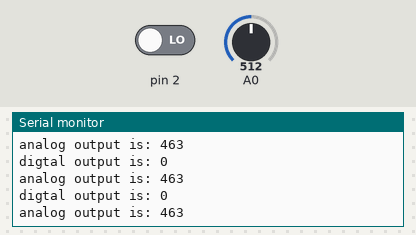
Bench run of a sketch on a simulated Arduino Uno, built with avr-gcc and run on an emulated ATmega328P. Shown: the last lines printed to the serial monitor. Inputs (shaded band) come from the test bench; at power-on: A0 = 512, pin 2 LOW.

Above: at 1.2 s.
1.3 s: A0 set to 716
At 1.87 s:
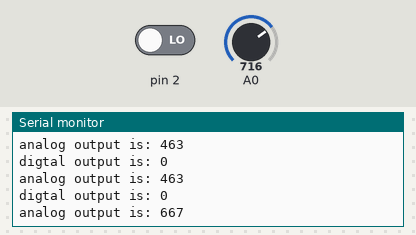
2.8 s: pin 2 driven HIGH
4.3 s: A0 set to 900
At 4.67 s:
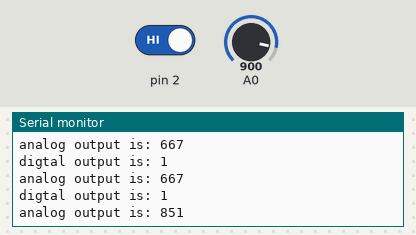
Timing chart, 0 to 7.3 s (numbered marks = the images above; inputs shaded):
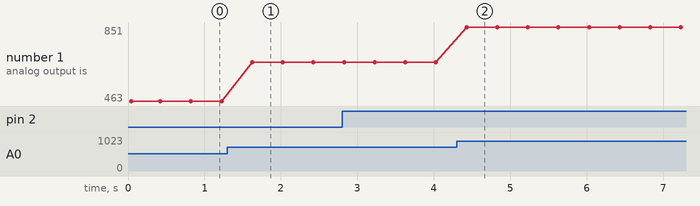

Measured:
- after the input at 1.3 s, the serial monitor: prints a new line after 0.33 s (image 1)
- after the input at 4.3 s, the serial monitor: prints a new line after 0.13 s (image 2)
- plotted number 1: 463 → 667 after the input at 1.3 s, 667 → 851 after the input at 4.3 s

The sketch:

MQ-17.ino
```cpp
void setup() {
  // put your setup code here, to run once:
Serial.begin(9600);
Serial.println("MQ-7 is starting now");
pinMode(2,INPUT);
pinMode(A0,INPUT);
}

void loop() {
  // put your main code here, to run repeatedly:
Serial.print("digtal output is: ");
Serial.println(digitalRead(2));
Serial.print("analog output is: ");
Serial.println((analogRead(A0))-49);
delay(400);
}
```
